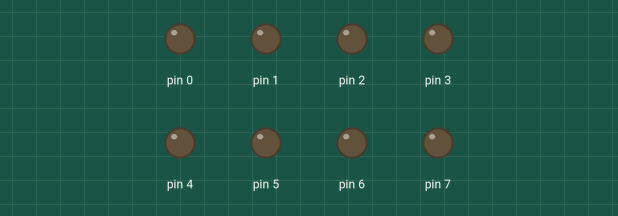
Recording of a sketch running on a simulated Arduino Uno, built with avr-gcc and run on an emulated ATmega328P. Parts: output pins drawn as LEDs (lit = HIGH).

Above: at 0.1 s.
At 4.1 s:
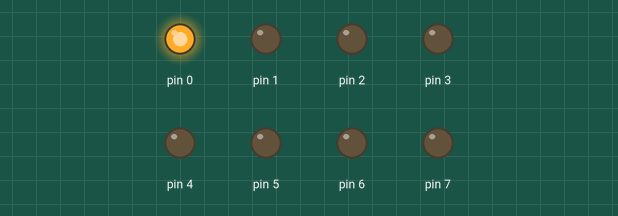
At 9.1 s:
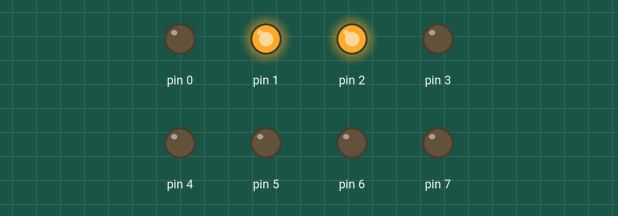
At 19.1 s:
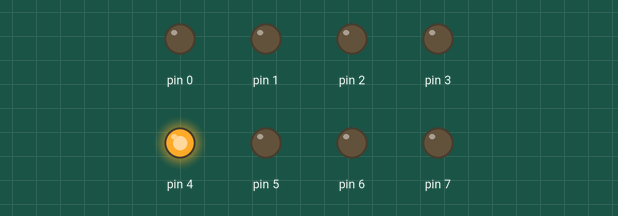
At 29.1 s:
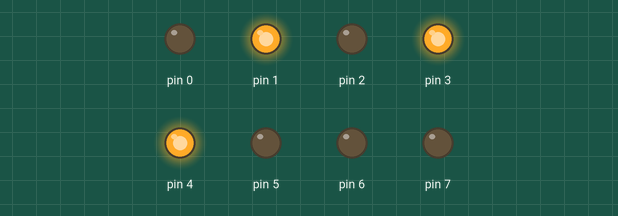
At 39.1 s:
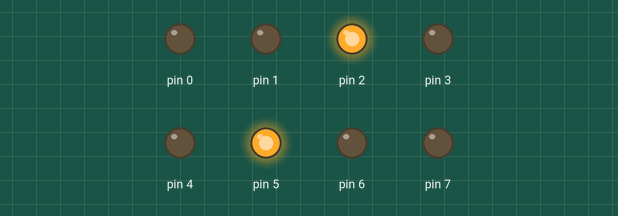
Timing chart, 0 to 40.0 s (numbered marks = the images above):
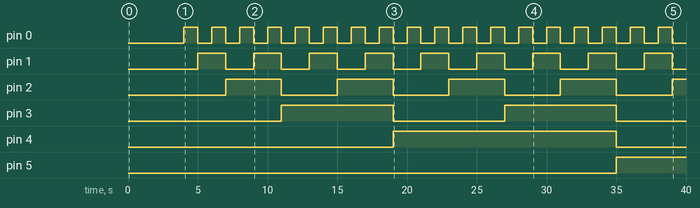

The sketch:

exemplo_cont_binario.ino
```cpp
/*
==============================================================================
CONTADOR DE 8 BITS
Este código faz contagem binária através de 8 saídas digitais do Arduino Uno.
==============================================================================
Por Lucas Ribeiro de Oliveira.
PED da disciplina EE641 - Lab. de eltrônica básica II
==============================================================================
*/
void setup() {
 // Função para realizar o setup do arduino (roda uma única vez)

 DDRD = B11111111; // Condifura todo registrador da porta D como saída.
 // Equivale a fazer pinMode(porta, OUTPUT) para porta = 1 a 8.
}

void loop() {
  // Função que roda na forma de loop infinito

  PORTD = B00000000; // Seta todo registrador D como saúda (OUTPUT)
  delay(3000);       // Delay inicial de 3s

  // Laço de repetição para fornecer o valor desejado na saída
  for (int i=0; i < 256; i++){
   PORTD = i; // Fornece o valor desejado no registrador PORTD
   delay(1000); // Delay de 1s
  }
}
```

Measured:
- by itself, pin 0: alternates HIGH for 1.0 s and LOW for 1.0 s
- by itself, pin 1: alternates HIGH for 2.0 s and LOW for 2.0 s
- by itself, pin 2: alternates HIGH for 4.0 s and LOW for 4.0 s
- by itself, pin 3: alternates HIGH for 8.0 s and LOW for 8.0 s
- by itself, pin 4: LOW → HIGH at 19.0 s, → LOW 16.0 s later
- by itself, pin 5: LOW → HIGH at 35.0 s
